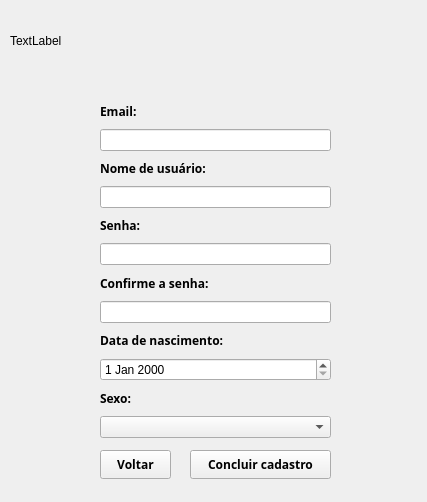
<?xml version="1.0" encoding="UTF-8"?>
<ui version="4.0">
 <class>Form</class>
 <widget class="QWidget" name="Form">
  <property name="geometry">
   <rect>
    <x>0</x>
    <y>0</y>
    <width>427</width>
    <height>502</height>
   </rect>
  </property>
  <property name="windowTitle">
   <string>Form</string>
  </property>
  <widget class="QLabel" name="label">
   <property name="geometry">
    <rect>
     <x>10</x>
     <y>10</y>
     <width>401</width>
     <height>61</height>
    </rect>
   </property>
   <property name="text">
    <string>TextLabel</string>
   </property>
  </widget>
  <widget class="QWidget" name="layoutWidget">
   <property name="geometry">
    <rect>
     <x>100</x>
     <y>100</y>
     <width>231</width>
     <height>338</height>
    </rect>
   </property>
   <layout class="QVBoxLayout" name="verticalLayout">
    <item>
     <widget class="QLabel" name="label_6">
      <property name="font">
       <font>
        <family>KacstOne</family>
        <weight>75</weight>
        <bold>true</bold>
       </font>
      </property>
      <property name="text">
       <string>Email:</string>
      </property>
     </widget>
    </item>
    <item>
     <widget class="QLineEdit" name="lineEdit_4"/>
    </item>
    <item>
     <widget class="QLabel" name="label_7">
      <property name="font">
       <font>
        <family>KacstOne</family>
        <weight>75</weight>
        <bold>true</bold>
       </font>
      </property>
      <property name="text">
       <string>Nome de usuário:</string>
      </property>
     </widget>
    </item>
    <item>
     <widget class="QLineEdit" name="lineEdit_5"/>
    </item>
    <item>
     <widget class="QLabel" name="label_2">
      <property name="font">
       <font>
        <family>KacstOne</family>
        <weight>75</weight>
        <bold>true</bold>
       </font>
      </property>
      <property name="text">
       <string>Senha:</string>
      </property>
     </widget>
    </item>
    <item>
     <widget class="QLineEdit" name="lineEdit">
      <property name="echoMode">
       <enum>QLineEdit::Password</enum>
      </property>
     </widget>
    </item>
    <item>
     <widget class="QLabel" name="label_3">
      <property name="font">
       <font>
        <family>KacstOne</family>
        <weight>75</weight>
        <bold>true</bold>
       </font>
      </property>
      <property name="text">
       <string>Confirme a senha:</string>
      </property>
     </widget>
    </item>
    <item>
     <widget class="QLineEdit" name="lineEdit_2">
      <property name="echoMode">
       <enum>QLineEdit::Password</enum>
      </property>
     </widget>
    </item>
    <item>
     <widget class="QLabel" name="label_5">
      <property name="font">
       <font>
        <family>KacstOne</family>
        <weight>75</weight>
        <bold>true</bold>
       </font>
      </property>
      <property name="text">
       <string>Data de nascimento:</string>
      </property>
     </widget>
    </item>
    <item>
     <widget class="QDateEdit" name="dateEdit"/>
    </item>
    <item>
     <widget class="QLabel" name="label_4">
      <property name="font">
       <font>
        <family>KacstOne</family>
        <weight>75</weight>
        <bold>true</bold>
       </font>
      </property>
      <property name="text">
       <string>Sexo:</string>
      </property>
     </widget>
    </item>
    <item>
     <widget class="QComboBox" name="comboBox"/>
    </item>
   </layout>
  </widget>
  <widget class="QPushButton" name="pushButton_2">
   <property name="geometry">
    <rect>
     <x>190</x>
     <y>450</y>
     <width>141</width>
     <height>29</height>
    </rect>
   </property>
   <property name="font">
    <font>
     <family>KacstOne</family>
     <weight>75</weight>
     <bold>true</bold>
    </font>
   </property>
   <property name="text">
    <string>Concluir cadastro</string>
   </property>
  </widget>
  <widget class="QPushButton" name="pushButton_3">
   <property name="geometry">
    <rect>
     <x>100</x>
     <y>450</y>
     <width>71</width>
     <height>29</height>
    </rect>
   </property>
   <property name="font">
    <font>
     <family>KacstOne</family>
     <weight>75</weight>
     <bold>true</bold>
    </font>
   </property>
   <property name="text">
    <string>Voltar</string>
   </property>
  </widget>
 </widget>
 <resources/>
 <connections/>
</ui>
